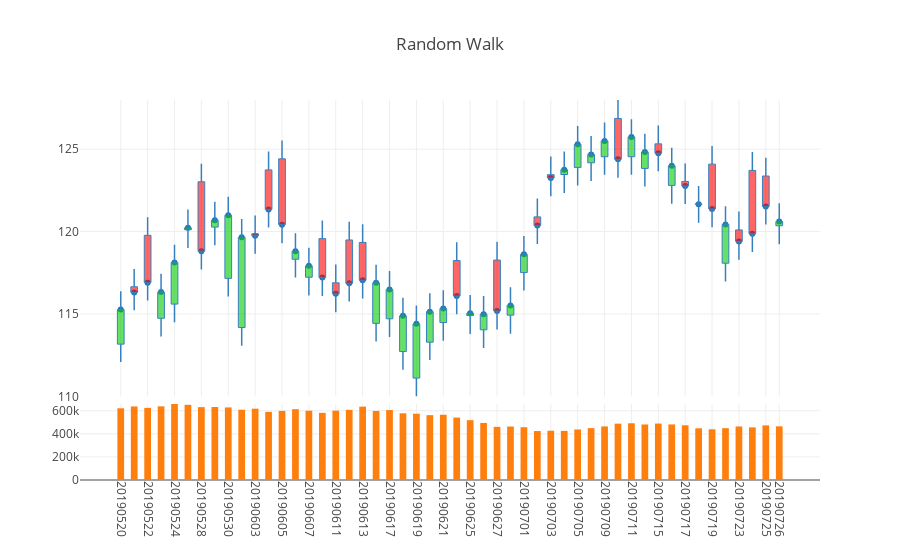

Source (notebook cell):
### Code cell
fig1 = dgc.PlotlyCandles(df_pseudo.iloc[-50:],number_of_ticks_display=20,title='Random Walk')
iplot(fig1.get_figure())

### Figure 1 — Plotly figure (JSON) as saved in the notebook; plotly's stock layout.template omitted (floating-point values rounded to 4 significant figures)
{"data": [{"hoverinfo": "text", "mode": "markers", "text": ["date: 20190520.0<br>open: 113.17<br>high: 116.38<br>low: 112.08<br>close: 115.27<br>volume: 621296.0", "date: 20190521.0<br>open: 116.65<br>high: 117.73<br>low: 115.22<br>close: 116.3<br>volume: 637415.0", "date: 20190522.0<br>open: 119.77<br>high: 120.86<br>low: 115.81<br>close: 116.9<br>volume: 624952.0", "date: 20190523.0<br>open: 114.74<br>high: 117.44<br>low: 113.63<br>close: 116.33<br>volume: 638266.0", "date: 20190524.0<br>open: 115.6<br>high: 119.2<br>low: 114.5<br>close: 118.12<br>volume: 658410.0", "date: 20190527.0<br>open: 120.11<br>high: 121.34<br>low: 119.0<br>close: 120.23<br>volume: 651406.0", "date: 20190528.0<br>open: 123.02<br>high: 124.12<br>low: 117.7<br>close: 118.81<br>volume: 631331.0", "date: 20190529.0<br>open: 120.27<br>high: 121.81<br>low: 119.17<br>close: 120.69<br>volume: 632221.0", "date: 20190530.0<br>open: 117.16<br>high: 122.11<br>low: 116.06<br>close: 120.99<br>volume: 628629.0", "date: 20190531.0<br>open: 114.18<br>high: 120.76<br>low: 113.08<br>close: 119.66<br>volume: 608881.0", "date: 20190603.0<br>open: 119.86<br>high: 120.97<br>low: 118.65<br>close: 119.75<br>volume: 617873.0", "date: 20190604.0<br>open: 123.74<br>high: 124.86<br>low: 120.24<br>close: 121.34<br>volume: 590308.0", "date: 20190605.0<br>open: 124.41<br>high: 125.53<br>low: 119.29<br>close: 120.42<br>volume: 598560.0", "date: 20190606.0<br>open: 118.32<br>high: 119.9<br>low: 117.21<br>close: 118.8<br>volume: 613607.0", "date: 20190607.0<br>open: 117.23<br>high: 119.02<br>low: 116.12<br>close: 117.92<br>volume: 600460.0", "date: 20190610.0<br>open: 119.57<br>high: 120.67<br>low: 116.09<br>close: 117.21<br>volume: 582002.0", "date: 20190611.0<br>open: 116.89<br>high: 118.0<br>low: 115.11<br>close: 116.22<br>volume: 600948.0", "date: 20190612.0<br>open: 119.49<br>high: 120.59<br>low: 115.76<br>close: 116.86<br>volume: 607977.0", "date: 20190613.0<br>open: 119.34<br>high: 120.44<br>low: 115.94<br>close: 117.04<br>volume: 635485.0", "date: 20190614.0<br>open: 114.43<br>high: 117.99<br>low: 113.33<br>close: 116.89<br>volume: 598369.0", "date: 20190617.0<br>open: 114.71<br>high: 117.6<br>low: 113.6<br>close: 116.48<br>volume: 606158.0", "date: 20190618.0<br>open: 112.72<br>high: 115.98<br>low: 111.62<br>close: 114.89<br>volume: 577935.0", "date: 20190619.0<br>open: 111.11<br>high: 115.51<br>low: 110.0<br>close: 114.4<br>volume: 574633.0", "date: 20190620.0<br>open: 113.29<br>high: 116.26<br>low: 112.21<br>close: 115.14<br>volume: 561866.0", "date: 20190621.0<br>open: 114.48<br>high: 116.44<br>low: 113.37<br>close: 115.33<br>volume: 565476.0", "date: 20190624.0<br>open: 118.24<br>high: 119.35<br>low: 114.98<br>close: 116.09<br>volume: 540917.0", "date: 20190625.0<br>open: 114.9<br>high: 116.15<br>low: 113.79<br>close: 115.05<br>volume: 518474.0", "date: 20190626.0<br>open: 114.04<br>high: 116.09<br>low: 112.94<br>close: 114.99<br>volume: 494450.0", "date: 20190627.0<br>open: 118.27<br>high: 119.38<br>low: 114.06<br>close: 115.18<br>volume: 460489.0", "date: 20190628.0<br>open: 114.93<br>high: 116.62<br>low: 113.8<br>close: 115.52<br>volume: 463312.0", "date: 20190701.0<br>open: 117.51<br>high: 119.73<br>low: 116.43<br>close: 118.62<br>volume: 457218.0", "date: 20190702.0<br>open: 120.89<br>high: 122.01<br>low: 119.25<br>close: 120.36<br>volume: 424215.0", "date: 20190703.0<br>open: 123.45<br>high: 124.56<br>low: 122.14<br>close: 123.25<br>volume: 426738.0", "date: 20190704.0<br>open: 123.46<br>high: 124.85<br>low: 122.34<br>close: 123.75<br>volume: 425519.0", "date: 20190705.0<br>open: 123.89<br>high: 126.4<br>low: 122.8<br>close: 125.29<br>volume: 437601.0", "date: 20190708.0<br>open: 124.17<br>high: 125.79<br>low: 123.07<br>close: 124.68<br>volume: 449370.0", "date: 20190709.0<br>open: 124.54<br>high: 126.61<br>low: 123.44<br>close: 125.5<br>volume: 463888.0", "date: 20190710.0<br>open: 126.86<br>high: 127.98<br>low: 123.26<br>close: 124.38<br>volume: 488137.0", "date: 20190711.0<br>open: 124.54<br>high: 126.81<br>low: 123.44<br>close: 125.74<br>volume: 491364.0", "date: 20190712.0<br>open: 123.83<br>high: 125.94<br>low: 122.73<br>close: 124.83<br>volume: 481009.0", "date: 20190715.0<br>open: 125.32<br>high: 126.44<br>low: 123.66<br>close: 124.75<br>volume: 489067.0", "date: 20190716.0<br>open: 122.8<br>high: 125.08<br>low: 121.69<br>close: 123.99<br>volume: 481316.0", "date: 20190717.0<br>open: 123.04<br>high: 124.13<br>low: 121.67<br>close: 122.76<br>volume: 474061.0", "date: 20190718.0<br>open: 121.68<br>high: 122.77<br>low: 120.54<br>close: 121.65<br>volume: 447968.0", "date: 20190719.0<br>open: 124.09<br>high: 125.19<br>low: 120.26<br>close: 121.37<br>volume: 439282.0", "date: 20190722.0<br>open: 118.08<br>high: 121.53<br>low: 116.97<br>close: 120.43<br>volume: 449222.0", "date: 20190723.0<br>open: 120.1<br>high: 121.21<br>low: 118.29<br>close: 119.4<br>volume: 463633.0", "date: 20190724.0<br>open: 123.71<br>high: 124.82<br>low: 118.76<br>close: 119.86<br>volume: 455947.0", "date: 20190725.0<br>open: 123.37<br>high: 124.47<br>low: 120.43<br>close: 121.52<br>volume: 472954.0", "date: 20190726.0<br>open: 120.35<br>high: 121.72<br>low: 119.23<br>close: 120.61<br>volume: 465064.0"], "type": "scatter", "uid": "c4a012c0-afa5-11e9-a5a1-8c859025e7f9", "x": [1, 2, 3, 4, 5, 6, 7, 8, 9, 10, 11, 12, 13, 14, 15, 16, 17, 18, 19, 20, 21, 22, 23, 24, 25, 26, 27, 28, 29, 30, 31, 32, 33, 34, 35, 36, 37, 38, 39, 40, 41, 42, 43, 44, 45, 46, 47, 48, 49, 50], "xaxis": "x", "y": [115.3, 116.3, 116.9, 116.3, 118.1, 120.2, 118.8, 120.7, 121.0, 119.7, 119.8, 121.3, 120.4, 118.8, 117.9, 117.2, 116.2, 116.9, 117.0, 116.9, 116.5, 114.9, 114.4, 115.1, 115.3, 116.1, 115.0, 115.0, 115.2, 115.5, 118.6, 120.4, 123.2, 123.8, 125.3, 124.7, 125.5, 124.4, 125.7, 124.8, 124.8, 124.0, 122.8, 121.7, 121.4, 120.4, 119.4, 119.9, 121.5, 120.6], "yaxis": "y"}, {"type": "bar", "uid": "c4a03106-afa5-11e9-8e1b-8c859025e7f9", "width": 0.5, "x": [1, 2, 3, 4, 5, 6, 7, 8, 9, 10, 11, 12, 13, 14, 15, 16, 17, 18, 19, 20, 21, 22, 23, 24, 25, 26, 27, 28, 29, 30, 31, 32, 33, 34, 35, 36, 37, 38, 39, 40, 41, 42, 43, 44, 45, 46, 47, 48, 49, 50], "xaxis": "x", "y": [621296, 637415, 624952, 638266, 658410, 651406, 631331, 632221, 628629, 608881, 617873, 590308, 598560, 613607, 600460, 582002, 600948, 607977, 635485, 598369, 606158, 577935, 574633, 561866, 565476, 540917, 518474, 494450, 460489, 463312, 457218, 424215, 426738, 425519, 437601, 449370, 463888, 488137, 491364, 481009, 489067, 481316, 474061, 447968, 439282, 449222, 463633, 455947, 472954, 465064], "yaxis": "y2"}], "layout": {"margin": {"t": 100}, "shapes": [{"line": {"color": "rgb(55, 128, 191)", "width": 1.5}, "type": "line", "x0": 1, "x1": 1, "y0": 112.1, "y1": 113.2}, {"line": {"color": "rgb(55, 128, 191)", "width": 1.5}, "type": "line", "x0": 2, "x1": 2, "y0": 115.2, "y1": 116.3}, {"line": {"color": "rgb(55, 128, 191)", "width": 1.5}, "type": "line", "x0": 3, "x1": 3, "y0": 115.8, "y1": 116.9}, {"line": {"color": "rgb(55, 128, 191)", "width": 1.5}, "type": "line", "x0": 4, "x1": 4, "y0": 113.6, "y1": 114.7}, {"line": {"color": "rgb(55, 128, 191)", "width": 1.5}, "type": "line", "x0": 5, "x1": 5, "y0": 114.5, "y1": 115.6}, {"line": {"color": "rgb(55, 128, 191)", "width": 1.5}, "type": "line", "x0": 6, "x1": 6, "y0": 119, "y1": 120.1}, {"line": {"color": "rgb(55, 128, 191)", "width": 1.5}, "type": "line", "x0": 7, "x1": 7, "y0": 117.7, "y1": 118.8}, {"line": {"color": "rgb(55, 128, 191)", "width": 1.5}, "type": "line", "x0": 8, "x1": 8, "y0": 119.2, "y1": 120.3}, {"line": {"color": "rgb(55, 128, 191)", "width": 1.5}, "type": "line", "x0": 9, "x1": 9, "y0": 116.1, "y1": 117.2}, {"line": {"color": "rgb(55, 128, 191)", "width": 1.5}, "type": "line", "x0": 10, "x1": 10, "y0": 113.1, "y1": 114.2}, {"line": {"color": "rgb(55, 128, 191)", "width": 1.5}, "type": "line", "x0": 11, "x1": 11, "y0": 118.7, "y1": 119.8}, {"line": {"color": "rgb(55, 128, 191)", "width": 1.5}, "type": "line", "x0": 12, "x1": 12, "y0": 120.2, "y1": 121.3}, {"line": {"color": "rgb(55, 128, 191)", "width": 1.5}, "type": "line", "x0": 13, "x1": 13, "y0": 119.3, "y1": 120.4}, {"line": {"color": "rgb(55, 128, 191)", "width": 1.5}, "type": "line", "x0": 14, "x1": 14, "y0": 117.2, "y1": 118.3}, {"line": {"color": "rgb(55, 128, 191)", "width": 1.5}, "type": "line", "x0": 15, "x1": 15, "y0": 116.1, "y1": 117.2}, {"line": {"color": "rgb(55, 128, 191)", "width": 1.5}, "type": "line", "x0": 16, "x1": 16, "y0": 116.1, "y1": 117.2}, {"line": {"color": "rgb(55, 128, 191)", "width": 1.5}, "type": "line", "x0": 17, "x1": 17, "y0": 115.1, "y1": 116.2}, {"line": {"color": "rgb(55, 128, 191)", "width": 1.5}, "type": "line", "x0": 18, "x1": 18, "y0": 115.8, "y1": 116.9}, {"line": {"color": "rgb(55, 128, 191)", "width": 1.5}, "type": "line", "x0": 19, "x1": 19, "y0": 115.9, "y1": 117.0}, {"line": {"color": "rgb(55, 128, 191)", "width": 1.5}, "type": "line", "x0": 20, "x1": 20, "y0": 113.3, "y1": 114.4}, {"line": {"color": "rgb(55, 128, 191)", "width": 1.5}, "type": "line", "x0": 21, "x1": 21, "y0": 113.6, "y1": 114.7}, {"line": {"color": "rgb(55, 128, 191)", "width": 1.5}, "type": "line", "x0": 22, "x1": 22, "y0": 111.6, "y1": 112.7}, {"line": {"color": "rgb(55, 128, 191)", "width": 1.5}, "type": "line", "x0": 23, "x1": 23, "y0": 110, "y1": 111.1}, {"line": {"color": "rgb(55, 128, 191)", "width": 1.5}, "type": "line", "x0": 24, "x1": 24, "y0": 112.2, "y1": 113.3}, {"line": {"color": "rgb(55, 128, 191)", "width": 1.5}, "type": "line", "x0": 25, "x1": 25, "y0": 113.4, "y1": 114.5}, {"line": {"color": "rgb(55, 128, 191)", "width": 1.5}, "type": "line", "x0": 26, "x1": 26, "y0": 115.0, "y1": 116.1}, {"line": {"color": "rgb(55, 128, 191)", "width": 1.5}, "type": "line", "x0": 27, "x1": 27, "y0": 113.8, "y1": 114.9}, {"line": {"color": "rgb(55, 128, 191)", "width": 1.5}, "type": "line", "x0": 28, "x1": 28, "y0": 112.9, "y1": 114.0}, {"line": {"color": "rgb(55, 128, 191)", "width": 1.5}, "type": "line", "x0": 29, "x1": 29, "y0": 114.1, "y1": 115.2}, {"line": {"color": "rgb(55, 128, 191)", "width": 1.5}, "type": "line", "x0": 30, "x1": 30, "y0": 113.8, "y1": 114.9}, {"line": {"color": "rgb(55, 128, 191)", "width": 1.5}, "type": "line", "x0": 31, "x1": 31, "y0": 116.4, "y1": 117.5}, {"line": {"color": "rgb(55, 128, 191)", "width": 1.5}, "type": "line", "x0": 32, "x1": 32, "y0": 119.2, "y1": 120.4}, {"line": {"color": "rgb(55, 128, 191)", "width": 1.5}, "type": "line", "x0": 33, "x1": 33, "y0": 122.1, "y1": 123.2}, {"line": {"color": "rgb(55, 128, 191)", "width": 1.5}, "type": "line", "x0": 34, "x1": 34, "y0": 122.3, "y1": 123.5}, {"line": {"color": "rgb(55, 128, 191)", "width": 1.5}, "type": "line", "x0": 35, "x1": 35, "y0": 122.8, "y1": 123.9}, {"line": {"color": "rgb(55, 128, 191)", "width": 1.5}, "type": "line", "x0": 36, "x1": 36, "y0": 123.1, "y1": 124.2}, {"line": {"color": "rgb(55, 128, 191)", "width": 1.5}, "type": "line", "x0": 37, "x1": 37, "y0": 123.4, "y1": 124.5}, {"line": {"color": "rgb(55, 128, 191)", "width": 1.5}, "type": "line", "x0": 38, "x1": 38, "y0": 123.3, "y1": 124.4}, {"line": {"color": "rgb(55, 128, 191)", "width": 1.5}, "type": "line", "x0": 39, "x1": 39, "y0": 123.4, "y1": 124.5}, {"line": {"color": "rgb(55, 128, 191)", "width": 1.5}, "type": "line", "x0": 40, "x1": 40, "y0": 122.7, "y1": 123.8}, {"line": {"color": "rgb(55, 128, 191)", "width": 1.5}, "type": "line", "x0": 41, "x1": 41, "y0": 123.7, "y1": 124.8}, {"line": {"color": "rgb(55, 128, 191)", "width": 1.5}, "type": "line", "x0": 42, "x1": 42, "y0": 121.7, "y1": 122.8}, {"line": {"color": "rgb(55, 128, 191)", "width": 1.5}, "type": "line", "x0": 43, "x1": 43, "y0": 121.7, "y1": 122.8}, {"line": {"color": "rgb(55, 128, 191)", "width": 1.5}, "type": "line", "x0": 44, "x1": 44, "y0": 120.5, "y1": 121.7}, {"line": {"color": "rgb(55, 128, 191)", "width": 1.5}, "type": "line", "x0": 45, "x1": 45, "y0": 120.3, "y1": 121.4}, {"line": {"color": "rgb(55, 128, 191)", "width": 1.5}, "type": "line", "x0": 46, "x1": 46, "y0": 117.0, "y1": 118.1}, {"line": {"color": "rgb(55, 128, 191)", "width": 1.5}, "type": "line", "x0": 47, "x1": 47, "y0": 118.3, "y1": 119.4}, {"line": {"color": "rgb(55, 128, 191)", "width": 1.5}, "type": "line", "x0": 48, "x1": 48, "y0": 118.8, "y1": 119.9}, {"line": {"color": "rgb(55, 128, 191)", "width": 1.5}, "type": "line", "x0": 49, "x1": 49, "y0": 120.4, "y1": 121.5}, {"line": {"color": "rgb(55, 128, 191)", "width": 1.5}, "type": "line", "x0": 50, "x1": 50, "y0": 119.2, "y1": 120.3}, {"fillcolor": "rgba(0, 204, 0, 0.6)", "line": {"color": "rgb(55, 128, 191)", "width": 1}, "type": "rect", "x0": 0.75, "x1": 1.25, "xref": "x", "y0": 113.2, "y1": 115.3, "yref": "y"}, {"fillcolor": "rgba(255, 0, 0, 0.6)", "line": {"color": "rgb(55, 128, 191)", "width": 1}, "type": "rect", "x0": 1.75, "x1": 2.25, "xref": "x", "y0": 116.3, "y1": 116.7, "yref": "y"}, {"fillcolor": "rgba(255, 0, 0, 0.6)", "line": {"color": "rgb(55, 128, 191)", "width": 1}, "type": "rect", "x0": 2.75, "x1": 3.25, "xref": "x", "y0": 116.9, "y1": 119.8, "yref": "y"}, {"fillcolor": "rgba(0, 204, 0, 0.6)", "line": {"color": "rgb(55, 128, 191)", "width": 1}, "type": "rect", "x0": 3.75, "x1": 4.25, "xref": "x", "y0": 114.7, "y1": 116.3, "yref": "y"}, {"fillcolor": "rgba(0, 204, 0, 0.6)", "line": {"color": "rgb(55, 128, 191)", "width": 1}, "type": "rect", "x0": 4.75, "x1": 5.25, "xref": "x", "y0": 115.6, "y1": 118.1, "yref": "y"}, {"fillcolor": "rgba(0, 204, 0, 0.6)", "line": {"color": "rgb(55, 128, 191)", "width": 1}, "type": "rect", "x0": 5.75, "x1": 6.25, "xref": "x", "y0": 120.1, "y1": 120.2, "yref": "y"}, {"fillcolor": "rgba(255, 0, 0, 0.6)", "line": {"color": "rgb(55, 128, 191)", "width": 1}, "type": "rect", "x0": 6.75, "x1": 7.25, "xref": "x", "y0": 118.8, "y1": 123.0, "yref": "y"}, {"fillcolor": "rgba(0, 204, 0, 0.6)", "line": {"color": "rgb(55, 128, 191)", "width": 1}, "type": "rect", "x0": 7.75, "x1": 8.25, "xref": "x", "y0": 120.3, "y1": 120.7, "yref": "y"}, {"fillcolor": "rgba(0, 204, 0, 0.6)", "line": {"color": "rgb(55, 128, 191)", "width": 1}, "type": "rect", "x0": 8.75, "x1": 9.25, "xref": "x", "y0": 117.2, "y1": 121.0, "yref": "y"}, {"fillcolor": "rgba(0, 204, 0, 0.6)", "line": {"color": "rgb(55, 128, 191)", "width": 1}, "type": "rect", "x0": 9.75, "x1": 10.25, "xref": "x", "y0": 114.2, "y1": 119.7, "yref": "y"}, {"fillcolor": "rgba(255, 0, 0, 0.6)", "line": {"color": "rgb(55, 128, 191)", "width": 1}, "type": "rect", "x0": 10.75, "x1": 11.25, "xref": "x", "y0": 119.8, "y1": 119.9, "yref": "y"}, {"fillcolor": "rgba(255, 0, 0, 0.6)", "line": {"color": "rgb(55, 128, 191)", "width": 1}, "type": "rect", "x0": 11.75, "x1": 12.25, "xref": "x", "y0": 121.3, "y1": 123.7, "yref": "y"}, {"fillcolor": "rgba(255, 0, 0, 0.6)", "line": {"color": "rgb(55, 128, 191)", "width": 1}, "type": "rect", "x0": 12.75, "x1": 13.25, "xref": "x", "y0": 120.4, "y1": 124.4, "yref": "y"}, {"fillcolor": "rgba(0, 204, 0, 0.6)", "line": {"color": "rgb(55, 128, 191)", "width": 1}, "type": "rect", "x0": 13.75, "x1": 14.25, "xref": "x", "y0": 118.3, "y1": 118.8, "yref": "y"}, {"fillcolor": "rgba(0, 204, 0, 0.6)", "line": {"color": "rgb(55, 128, 191)", "width": 1}, "type": "rect", "x0": 14.75, "x1": 15.25, "xref": "x", "y0": 117.2, "y1": 117.9, "yref": "y"}, {"fillcolor": "rgba(255, 0, 0, 0.6)", "line": {"color": "rgb(55, 128, 191)", "width": 1}, "type": "rect", "x0": 15.75, "x1": 16.25, "xref": "x", "y0": 117.2, "y1": 119.6, "yref": "y"}, {"fillcolor": "rgba(255, 0, 0, 0.6)", "line": {"color": "rgb(55, 128, 191)", "width": 1}, "type": "rect", "x0": 16.75, "x1": 17.25, "xref": "x", "y0": 116.2, "y1": 116.9, "yref": "y"}, {"fillcolor": "rgba(255, 0, 0, 0.6)", "line": {"color": "rgb(55, 128, 191)", "width": 1}, "type": "rect", "x0": 17.75, "x1": 18.25, "xref": "x", "y0": 116.9, "y1": 119.5, "yref": "y"}, {"fillcolor": "rgba(255, 0, 0, 0.6)", "line": {"color": "rgb(55, 128, 191)", "width": 1}, "type": "rect", "x0": 18.75, "x1": 19.25, "xref": "x", "y0": 117.0, "y1": 119.3, "yref": "y"}, {"fillcolor": "rgba(0, 204, 0, 0.6)", "line": {"color": "rgb(55, 128, 191)", "width": 1}, "type": "rect", "x0": 19.75, "x1": 20.25, "xref": "x", "y0": 114.4, "y1": 116.9, "yref": "y"}, {"fillcolor": "rgba(0, 204, 0, 0.6)", "line": {"color": "rgb(55, 128, 191)", "width": 1}, "type": "rect", "x0": 20.75, "x1": 21.25, "xref": "x", "y0": 114.7, "y1": 116.5, "yref": "y"}, {"fillcolor": "rgba(0, 204, 0, 0.6)", "line": {"color": "rgb(55, 128, 191)", "width": 1}, "type": "rect", "x0": 21.75, "x1": 22.25, "xref": "x", "y0": 112.7, "y1": 114.9, "yref": "y"}, {"fillcolor": "rgba(0, 204, 0, 0.6)", "line": {"color": "rgb(55, 128, 191)", "width": 1}, "type": "rect", "x0": 22.75, "x1": 23.25, "xref": "x", "y0": 111.1, "y1": 114.4, "yref": "y"}, {"fillcolor": "rgba(0, 204, 0, 0.6)", "line": {"color": "rgb(55, 128, 191)", "width": 1}, "type": "rect", "x0": 23.75, "x1": 24.25, "xref": "x", "y0": 113.3, "y1": 115.1, "yref": "y"}, {"fillcolor": "rgba(0, 204, 0, 0.6)", "line": {"color": "rgb(55, 128, 191)", "width": 1}, "type": "rect", "x0": 24.75, "x1": 25.25, "xref": "x", "y0": 114.5, "y1": 115.3, "yref": "y"}, {"fillcolor": "rgba(255, 0, 0, 0.6)", "line": {"color": "rgb(55, 128, 191)", "width": 1}, "type": "rect", "x0": 25.75, "x1": 26.25, "xref": "x", "y0": 116.1, "y1": 118.2, "yref": "y"}, {"fillcolor": "rgba(0, 204, 0, 0.6)", "line": {"color": "rgb(55, 128, 191)", "width": 1}, "type": "rect", "x0": 26.75, "x1": 27.25, "xref": "x", "y0": 114.9, "y1": 115.0, "yref": "y"}, {"fillcolor": "rgba(0, 204, 0, 0.6)", "line": {"color": "rgb(55, 128, 191)", "width": 1}, "type": "rect", "x0": 27.75, "x1": 28.25, "xref": "x", "y0": 114.0, "y1": 115.0, "yref": "y"}, {"fillcolor": "rgba(255, 0, 0, 0.6)", "line": {"color": "rgb(55, 128, 191)", "width": 1}, "type": "rect", "x0": 28.75, "x1": 29.25, "xref": "x", "y0": 115.2, "y1": 118.3, "yref": "y"}, {"fillcolor": "rgba(0, 204, 0, 0.6)", "line": {"color": "rgb(55, 128, 191)", "width": 1}, "type": "rect", "x0": 29.75, "x1": 30.25, "xref": "x", "y0": 114.9, "y1": 115.5, "yref": "y"}, {"fillcolor": "rgba(0, 204, 0, 0.6)", "line": {"color": "rgb(55, 128, 191)", "width": 1}, "type": "rect", "x0": 30.75, "x1": 31.25, "xref": "x", "y0": 117.5, "y1": 118.6, "yref": "y"}, {"fillcolor": "rgba(255, 0, 0, 0.6)", "line": {"color": "rgb(55, 128, 191)", "width": 1}, "type": "rect", "x0": 31.75, "x1": 32.25, "xref": "x", "y0": 120.4, "y1": 120.9, "yref": "y"}, {"fillcolor": "rgba(255, 0, 0, 0.6)", "line": {"color": "rgb(55, 128, 191)", "width": 1}, "type": "rect", "x0": 32.75, "x1": 33.25, "xref": "x", "y0": 123.2, "y1": 123.5, "yref": "y"}, {"fillcolor": "rgba(0, 204, 0, 0.6)", "line": {"color": "rgb(55, 128, 191)", "width": 1}, "type": "rect", "x0": 33.75, "x1": 34.25, "xref": "x", "y0": 123.5, "y1": 123.8, "yref": "y"}, {"fillcolor": "rgba(0, 204, 0, 0.6)", "line": {"color": "rgb(55, 128, 191)", "width": 1}, "type": "rect", "x0": 34.75, "x1": 35.25, "xref": "x", "y0": 123.9, "y1": 125.3, "yref": "y"}, {"fillcolor": "rgba(0, 204, 0, 0.6)", "line": {"color": "rgb(55, 128, 191)", "width": 1}, "type": "rect", "x0": 35.75, "x1": 36.25, "xref": "x", "y0": 124.2, "y1": 124.7, "yref": "y"}, {"fillcolor": "rgba(0, 204, 0, 0.6)", "line": {"color": "rgb(55, 128, 191)", "width": 1}, "type": "rect", "x0": 36.75, "x1": 37.25, "xref": "x", "y0": 124.5, "y1": 125.5, "yref": "y"}, {"fillcolor": "rgba(255, 0, 0, 0.6)", "line": {"color": "rgb(55, 128, 191)", "width": 1}, "type": "rect", "x0": 37.75, "x1": 38.25, "xref": "x", "y0": 124.4, "y1": 126.9, "yref": "y"}, {"fillcolor": "rgba(0, 204, 0, 0.6)", "line": {"color": "rgb(55, 128, 191)", "width": 1}, "type": "rect", "x0": 38.75, "x1": 39.25, "xref": "x", "y0": 124.5, "y1": 125.7, "yref": "y"}, {"fillcolor": "rgba(0, 204, 0, 0.6)", "line": {"color": "rgb(55, 128, 191)", "width": 1}, "type": "rect", "x0": 39.75, "x1": 40.25, "xref": "x", "y0": 123.8, "y1": 124.8, "yref": "y"}, {"fillcolor": "rgba(255, 0, 0, 0.6)", "line": {"color": "rgb(55, 128, 191)", "width": 1}, "type": "rect", "x0": 40.75, "x1": 41.25, "xref": "x", "y0": 124.8, "y1": 125.3, "yref": "y"}, {"fillcolor": "rgba(0, 204, 0, 0.6)", "line": {"color": "rgb(55, 128, 191)", "width": 1}, "type": "rect", "x0": 41.75, "x1": 42.25, "xref": "x", "y0": 122.8, "y1": 124.0, "yref": "y"}, {"fillcolor": "rgba(255, 0, 0, 0.6)", "line": {"color": "rgb(55, 128, 191)", "width": 1}, "type": "rect", "x0": 42.75, "x1": 43.25, "xref": "x", "y0": 122.8, "y1": 123.0, "yref": "y"}, {"fillcolor": "rgba(255, 0, 0, 0.6)", "line": {"color": "rgb(55, 128, 191)", "width": 1}, "type": "rect", "x0": 43.75, "x1": 44.25, "xref": "x", "y0": 121.7, "y1": 121.7, "yref": "y"}, {"fillcolor": "rgba(255, 0, 0, 0.6)", "line": {"color": "rgb(55, 128, 191)", "width": 1}, "type": "rect", "x0": 44.75, "x1": 45.25, "xref": "x", "y0": 121.4, "y1": 124.1, "yref": "y"}, {"fillcolor": "rgba(0, 204, 0, 0.6)", "line": {"color": "rgb(55, 128, 191)", "width": 1}, "type": "rect", "x0": 45.75, "x1": 46.25, "xref": "x", "y0": 118.1, "y1": 120.4, "yref": "y"}, {"fillcolor": "rgba(255, 0, 0, 0.6)", "line": {"color": "rgb(55, 128, 191)", "width": 1}, "type": "rect", "x0": 46.75, "x1": 47.25, "xref": "x", "y0": 119.4, "y1": 120.1, "yref": "y"}, {"fillcolor": "rgba(255, 0, 0, 0.6)", "line": {"color": "rgb(55, 128, 191)", "width": 1}, "type": "rect", "x0": 47.75, "x1": 48.25, "xref": "x", "y0": 119.9, "y1": 123.7, "yref": "y"}, {"fillcolor": "rgba(255, 0, 0, 0.6)", "line": {"color": "rgb(55, 128, 191)", "width": 1}, "type": "rect", "x0": 48.75, "x1": 49.25, "xref": "x", "y0": 121.5, "y1": 123.4, "yref": "y"}, {"fillcolor": "rgba(0, 204, 0, 0.6)", "line": {"color": "rgb(55, 128, 191)", "width": 1}, "type": "rect", "x0": 49.75, "x1": 50.25, "xref": "x", "y0": 120.3, "y1": 120.6, "yref": "y"}, {"line": {"color": "rgb(55, 128, 191)", "width": 1.5}, "type": "line", "x0": 1, "x1": 1, "y0": 115.3, "y1": 116.4}, {"line": {"color": "rgb(55, 128, 191)", "width": 1.5}, "type": "line", "x0": 2, "x1": 2, "y0": 116.7, "y1": 117.7}, {"line": {"color": "rgb(55, 128, 191)", "width": 1.5}, "type": "line", "x0": 3, "x1": 3, "y0": 119.8, "y1": 120.9}, {"line": {"color": "rgb(55, 128, 191)", "width": 1.5}, "type": "line", "x0": 4, "x1": 4, "y0": 116.3, "y1": 117.4}, {"line": {"color": "rgb(55, 128, 191)", "width": 1.5}, "type": "line", "x0": 5, "x1": 5, "y0": 118.1, "y1": 119.2}, {"line": {"color": "rgb(55, 128, 191)", "width": 1.5}, "type": "line", "x0": 6, "x1": 6, "y0": 120.2, "y1": 121.3}, {"line": {"color": "rgb(55, 128, 191)", "width": 1.5}, "type": "line", "x0": 7, "x1": 7, "y0": 123.0, "y1": 124.1}, {"line": {"color": "rgb(55, 128, 191)", "width": 1.5}, "type": "line", "x0": 8, "x1": 8, "y0": 120.7, "y1": 121.8}, {"line": {"color": "rgb(55, 128, 191)", "width": 1.5}, "type": "line", "x0": 9, "x1": 9, "y0": 121.0, "y1": 122.1}, {"line": {"color": "rgb(55, 128, 191)", "width": 1.5}, "type": "line", "x0": 10, "x1": 10, "y0": 119.7, "y1": 120.8}, {"line": {"color": "rgb(55, 128, 191)", "width": 1.5}, "type": "line", "x0": 11, "x1": 11, "y0": 119.9, "y1": 121.0}, {"line": {"color": "rgb(55, 128, 191)", "width": 1.5}, "type": "line", "x0": 12, "x1": 12, "y0": 123.7, "y1": 124.9}, {"line": {"color": "rgb(55, 128, 191)", "width": 1.5}, "type": "line", "x0": 13, "x1": 13, "y0": 124.4, "y1": 125.5}, {"line": {"color": "rgb(55, 128, 191)", "width": 1.5}, "type": "line", "x0": 14, "x1": 14, "y0": 118.8, "y1": 119.9}, {"line": {"color": "rgb(55, 128, 191)", "width": 1.5}, "type": "line", "x0": 15, "x1": 15, "y0": 117.9, "y1": 119.0}, {"line": {"color": "rgb(55, 128, 191)", "width": 1.5}, "type": "line", "x0": 16, "x1": 16, "y0": 119.6, "y1": 120.7}, {"line": {"color": "rgb(55, 128, 191)", "width": 1.5}, "type": "line", "x0": 17, "x1": 17, "y0": 116.9, "y1": 118}, {"line": {"color": "rgb(55, 128, 191)", "width": 1.5}, "type": "line", "x0": 18, "x1": 18, "y0": 119.5, "y1": 120.6}, {"line": {"color": "rgb(55, 128, 191)", "width": 1.5}, "type": "line", "x0": 19, "x1": 19, "y0": 119.3, "y1": 120.4}, {"line": {"color": "rgb(55, 128, 191)", "width": 1.5}, "type": "line", "x0": 20, "x1": 20, "y0": 116.9, "y1": 118.0}, {"line": {"color": "rgb(55, 128, 191)", "width": 1.5}, "type": "line", "x0": 21, "x1": 21, "y0": 116.5, "y1": 117.6}, {"line": {"color": "rgb(55, 128, 191)", "width": 1.5}, "type": "line", "x0": 22, "x1": 22, "y0": 114.9, "y1": 116.0}, {"line": {"color": "rgb(55, 128, 191)", "width": 1.5}, "type": "line", "x0": 23, "x1": 23, "y0": 114.4, "y1": 115.5}, {"line": {"color": "rgb(55, 128, 191)", "width": 1.5}, "type": "line", "x0": 24, "x1": 24, "y0": 115.1, "y1": 116.3}, {"line": {"color": "rgb(55, 128, 191)", "width": 1.5}, "type": "line", "x0": 25, "x1": 25, "y0": 115.3, "y1": 116.4}, {"line": {"color": "rgb(55, 128, 191)", "width": 1.5}, "type": "line", "x0": 26, "x1": 26, "y0": 118.2, "y1": 119.3}, {"line": {"color": "rgb(55, 128, 191)", "width": 1.5}, "type": "line", "x0": 27, "x1": 27, "y0": 115.0, "y1": 116.2}, {"line": {"color": "rgb(55, 128, 191)", "width": 1.5}, "type": "line", "x0": 28, "x1": 28, "y0": 115.0, "y1": 116.1}, {"line": {"color": "rgb(55, 128, 191)", "width": 1.5}, "type": "line", "x0": 29, "x1": 29, "y0": 118.3, "y1": 119.4}, {"line": {"color": "rgb(55, 128, 191)", "width": 1.5}, "type": "line", "x0": 30, "x1": 30, "y0": 115.5, "y1": 116.6}, {"line": {"color": "rgb(55, 128, 191)", "width": 1.5}, "type": "line", "x0": 31, "x1": 31, "y0": 118.6, "y1": 119.7}, {"line": {"color": "rgb(55, 128, 191)", "width": 1.5}, "type": "line", "x0": 32, "x1": 32, "y0": 120.9, "y1": 122.0}, {"line": {"color": "rgb(55, 128, 191)", "width": 1.5}, "type": "line", "x0": 33, "x1": 33, "y0": 123.5, "y1": 124.6}, {"line": {"color": "rgb(55, 128, 191)", "width": 1.5}, "type": "line", "x0": 34, "x1": 34, "y0": 123.8, "y1": 124.8}, {"line": {"color": "rgb(55, 128, 191)", "width": 1.5}, "type": "line", "x0": 35, "x1": 35, "y0": 125.3, "y1": 126.4}, {"line": {"color": "rgb(55, 128, 191)", "width": 1.5}, "type": "line", "x0": 36, "x1": 36, "y0": 124.7, "y1": 125.8}, {"line": {"color": "rgb(55, 128, 191)", "width": 1.5}, "type": "line", "x0": 37, "x1": 37, "y0": 125.5, "y1": 126.6}, {"line": {"color": "rgb(55, 128, 191)", "width": 1.5}, "type": "line", "x0": 38, "x1": 38, "y0": 126.9, "y1": 128.0}, {"line": {"color": "rgb(55, 128, 191)", "width": 1.5}, "type": "line", "x0": 39, "x1": 39, "y0": 125.7, "y1": 126.8}, {"line": {"color": "rgb(55, 128, 191)", "width": 1.5}, "type": "line", "x0": 40, "x1": 40, "y0": 124.8, "y1": 125.9}, {"line": {"color": "rgb(55, 128, 191)", "width": 1.5}, "type": "line", "x0": 41, "x1": 41, "y0": 125.3, "y1": 126.4}, {"line": {"color": "rgb(55, 128, 191)", "width": 1.5}, "type": "line", "x0": 42, "x1": 42, "y0": 124.0, "y1": 125.1}, {"line": {"color": "rgb(55, 128, 191)", "width": 1.5}, "type": "line", "x0": 43, "x1": 43, "y0": 123.0, "y1": 124.1}, {"line": {"color": "rgb(55, 128, 191)", "width": 1.5}, "type": "line", "x0": 44, "x1": 44, "y0": 121.7, "y1": 122.8}, {"line": {"color": "rgb(55, 128, 191)", "width": 1.5}, "type": "line", "x0": 45, "x1": 45, "y0": 124.1, "y1": 125.2}, {"line": {"color": "rgb(55, 128, 191)", "width": 1.5}, "type": "line", "x0": 46, "x1": 46, "y0": 120.4, "y1": 121.5}, {"line": {"color": "rgb(55, 128, 191)", "width": 1.5}, "type": "line", "x0": 47, "x1": 47, "y0": 120.1, "y1": 121.2}, {"line": {"color": "rgb(55, 128, 191)", "width": 1.5}, "type": "line", "x0": 48, "x1": 48, "y0": 123.7, "y1": 124.8}, {"line": {"color": "rgb(55, 128, 191)", "width": 1.5}, "type": "line", "x0": 49, "x1": 49, "y0": 123.4, "y1": 124.5}, {"line": {"color": "rgb(55, 128, 191)", "width": 1.5}, "type": "line", "x0": 50, "x1": 50, "y0": 120.6, "y1": 121.7}], "showlegend": false, "title": "Random Walk", "xaxis": {"anchor": "y2", "showgrid": true, "showticklabels": true, "tickangle": 90, "tickmode": "array", "ticktext": [20190520, 20190522, 20190524, 20190528, 20190530, 20190603, 20190605, 20190607, 20190611, 20190613, 20190617, 20190619, 20190621, 20190625, 20190627, 20190701, 20190703, 20190705, 20190709, 20190711, 20190715, 20190717, 20190719, 20190723, 20190725, 20190726], "tickvals": [1, 3, 5, 7, 9, 11, 13, 15, 17, 19, 21, 23, 25, 27, 29, 31, 33, 35, 37, 39, 41, 43, 45, 47, 49, 50]}, "yaxis": {"domain": [0.22, 1], "range": [110, 128.0]}, "yaxis2": {"domain": [0, 0.2], "range": [0, 658410]}}}
